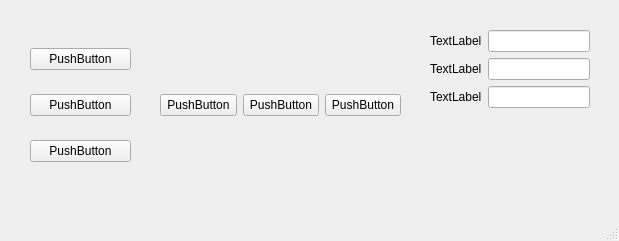
<?xml version="1.0" encoding="UTF-8"?>
<ui version="4.0">
 <class>MainWindow</class>
 <widget class="QMainWindow" name="MainWindow">
  <property name="geometry">
   <rect>
    <x>0</x>
    <y>0</y>
    <width>619</width>
    <height>241</height>
   </rect>
  </property>
  <property name="windowTitle">
   <string>MainWindow</string>
  </property>
  <widget class="QWidget" name="centralwidget">
   <widget class="QWidget" name="verticalLayoutWidget">
    <property name="geometry">
     <rect>
      <x>30</x>
      <y>30</y>
      <width>101</width>
      <height>151</height>
     </rect>
    </property>
    <layout class="QVBoxLayout" name="verticalLayout">
     <item>
      <widget class="QPushButton" name="pushButton">
       <property name="text">
        <string>PushButton</string>
       </property>
      </widget>
     </item>
     <item>
      <widget class="QPushButton" name="pushButton_2">
       <property name="text">
        <string>PushButton</string>
       </property>
      </widget>
     </item>
     <item>
      <widget class="QPushButton" name="pushButton_3">
       <property name="text">
        <string>PushButton</string>
       </property>
      </widget>
     </item>
    </layout>
   </widget>
   <widget class="QWidget" name="horizontalLayoutWidget">
    <property name="geometry">
     <rect>
      <x>160</x>
      <y>30</y>
      <width>241</width>
      <height>151</height>
     </rect>
    </property>
    <layout class="QHBoxLayout" name="horizontalLayout">
     <item>
      <widget class="QPushButton" name="pushButton_4">
       <property name="text">
        <string>PushButton</string>
       </property>
      </widget>
     </item>
     <item>
      <widget class="QPushButton" name="pushButton_5">
       <property name="text">
        <string>PushButton</string>
       </property>
      </widget>
     </item>
     <item>
      <widget class="QPushButton" name="pushButton_6">
       <property name="text">
        <string>PushButton</string>
       </property>
      </widget>
     </item>
    </layout>
   </widget>
   <widget class="QWidget" name="formLayoutWidget">
    <property name="geometry">
     <rect>
      <x>430</x>
      <y>30</y>
      <width>160</width>
      <height>80</height>
     </rect>
    </property>
    <layout class="QFormLayout" name="formLayout">
     <item row="0" column="0">
      <widget class="QLabel" name="label">
       <property name="text">
        <string>TextLabel</string>
       </property>
      </widget>
     </item>
     <item row="1" column="0">
      <widget class="QLabel" name="label_2">
       <property name="text">
        <string>TextLabel</string>
       </property>
      </widget>
     </item>
     <item row="2" column="0">
      <widget class="QLabel" name="label_3">
       <property name="text">
        <string>TextLabel</string>
       </property>
      </widget>
     </item>
     <item row="0" column="1">
      <widget class="QLineEdit" name="lineEdit"/>
     </item>
     <item row="1" column="1">
      <widget class="QLineEdit" name="lineEdit_2"/>
     </item>
     <item row="2" column="1">
      <widget class="QLineEdit" name="lineEdit_3"/>
     </item>
    </layout>
   </widget>
  </widget>
  <widget class="QMenuBar" name="menubar">
   <property name="geometry">
    <rect>
     <x>0</x>
     <y>0</y>
     <width>619</width>
     <height>21</height>
    </rect>
   </property>
  </widget>
  <widget class="QStatusBar" name="statusbar"/>
 </widget>
 <tabstops>
  <tabstop>pushButton</tabstop>
  <tabstop>pushButton_2</tabstop>
  <tabstop>pushButton_3</tabstop>
  <tabstop>pushButton_4</tabstop>
  <tabstop>pushButton_5</tabstop>
  <tabstop>pushButton_6</tabstop>
  <tabstop>lineEdit</tabstop>
  <tabstop>lineEdit_2</tabstop>
  <tabstop>lineEdit_3</tabstop>
 </tabstops>
 <resources/>
 <connections/>
</ui>
